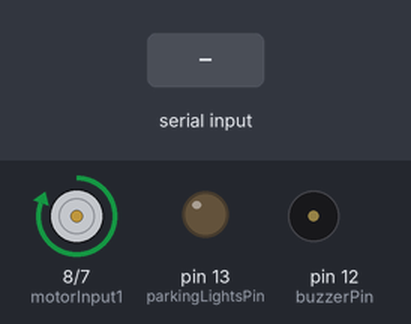
This sketch was run on a simulated Arduino Uno, built with avr-gcc and run on an emulated ATmega328P. On the bench: motor-driver pin pairs drawn as motors (green arrow = first pin HIGH = forward, orange = second pin HIGH = backward, longer = more drive, scaled by the enable pin), output pins drawn as LEDs (lit = HIGH), buzzer (waves = sounding, pin HIGH). The test bench sets the inputs (shaded band).

Above: at 1.2 s.
1.3 s: "A" received over Serial
At 1.47 s:
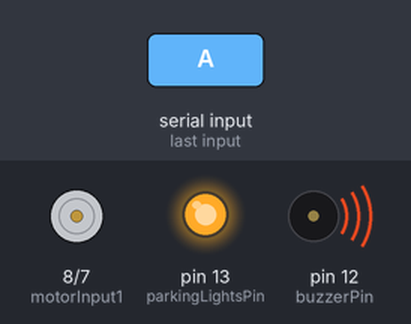
At 2.2 s:
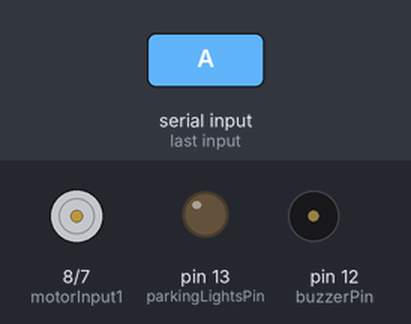
3.9 s: "S" received over Serial
At 4.2 s:
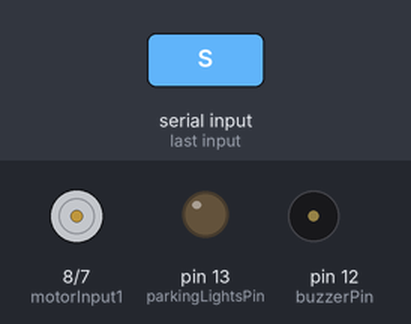
Timing chart, 0 to 6.9 s (numbered marks = the images above; inputs shaded):
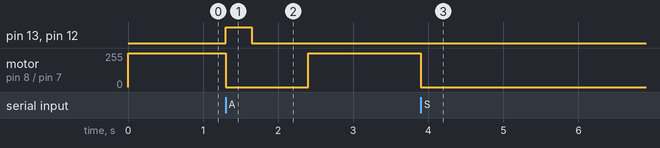

Measured:
- after the input at 1.3 s, pin 13 (parkingLightsPin), pin 12 (buzzerPin): LOW → HIGH at once, → LOW 0.35 s later; motor on pin 8 (motorInput1) / pin 7 (motorInput2): forward 255/255 → stopped at once, → forward 255/255 1.1 s later
- after the input at 3.9 s, motor on pin 8 (motorInput1) / pin 7 (motorInput2): forward 255/255 → stopped at once

The sketch:

arduino.ino
```cpp
const int motorEnablePin = 10; // PWM pin for motor speed control
const int motorInput1 = 8;     // Motor direction pin 1
const int motorInput2 = 7;     // Motor direction pin 2
const int parkingLightsPin = 13; // Pin for parking lights
const int buzzerPin = 12;        // Pin for buzzer

unsigned long lastSignalTime = 0; // Tracks the last time the signal 'A' was received
bool motorStopped = false;        // Tracks whether the motor is stopped

void setup() {
  pinMode(motorEnablePin, OUTPUT);
  pinMode(motorInput1, OUTPUT);
  pinMode(motorInput2, OUTPUT);
  pinMode(parkingLightsPin, OUTPUT);
  pinMode(buzzerPin, OUTPUT);

  digitalWrite(parkingLightsPin, LOW);
  digitalWrite(buzzerPin, LOW);

  Serial.begin(9600);  // Start serial communication
  runMotorForward(255); // Start the motor at full speed by default
}

void loop() {
  // Check if a signal is available from the serial monitor
  if (Serial.available()) {
    char signal = Serial.read(); // Read the incoming signal

    if (signal == 'A') {
      // Stop the motor and activate parking lights and buzzer
      stopMotor();
      motorStopped = true; // Mark motor as stopped
      lastSignalTime = millis(); // Record the current time
      digitalWrite(parkingLightsPin, HIGH);
      digitalWrite(buzzerPin, HIGH);
      delay(350);
      digitalWrite(parkingLightsPin, LOW);
      digitalWrite(buzzerPin, LOW);
    }
    else if (signal == 'S') {
      motorStopped = false; // If 'S' is pressed, stop the motor and everything
      stopMotor(); // Call function to stop the motor
      digitalWrite(parkingLightsPin, LOW);
      digitalWrite(buzzerPin, LOW);
      while (true); // Halt Arduino execution
    }
  }

  // Check if the motor should restart
  if (motorStopped) {
    unsigned long currentTime = millis();
    if (currentTime - lastSignalTime >= 1100) { // 1000 ms after last 'A' signal
      motorStopped = false; // Reset the motor stopped flag
      runMotorForward(255); // Restart the motor
    }
  } else {
    // Ensure the motor keeps running unless explicitly stopped
    runMotorForward(255);
  }
}

// Function to run the motor forward at a specified speed
void runMotorForward(int speed) {
  digitalWrite(motorInput1, HIGH); // Set motor direction
  digitalWrite(motorInput2, LOW);  // Set motor direction
  analogWrite(motorEnablePin, speed); // Control motor speed using PWM
}

// Function to stop the motor completely
void stopMotor() {
  digitalWrite(motorInput1, LOW);
  digitalWrite(motorInput2, LOW);
  analogWrite(motorEnablePin, 0); // Ensure speed is 0 (motor stops)
}
```
